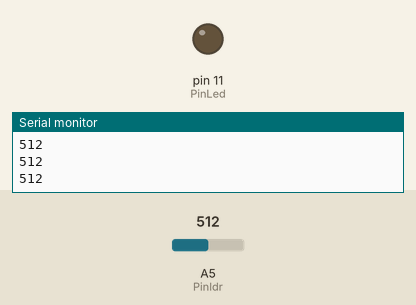
Simulated run of this sketch. Board: Arduino Uno, built with avr-gcc and run on an emulated ATmega328P. On the bench: output pins drawn as LEDs (lit = HIGH), the last lines printed to the serial monitor. The test bench sets the inputs (shaded band); at power-on: A5 (Pinldr) = 512.

Above: at 1.2 s.
1.3 s: A5 (Pinldr) set to 786
2.8 s: A5 (Pinldr) set to 811
At 3.9 s:
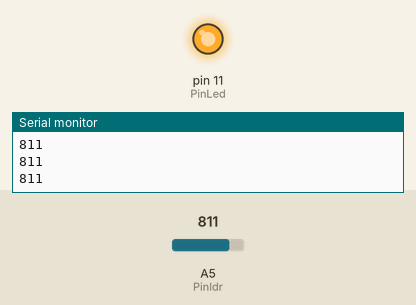
4.3 s: A5 (Pinldr) set to 790
At 5.3 s:
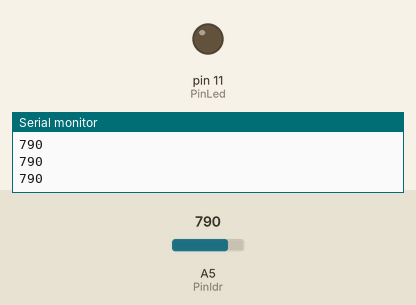
5.8 s: A5 (Pinldr) set to 810
At 6.5 s:
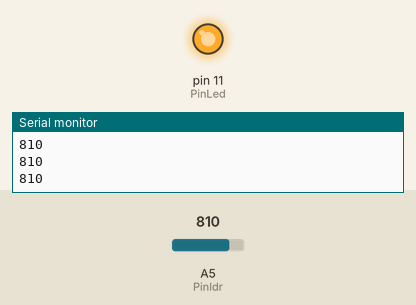
Timing chart, 0 to 8.3 s (numbered marks = the images above; inputs shaded):
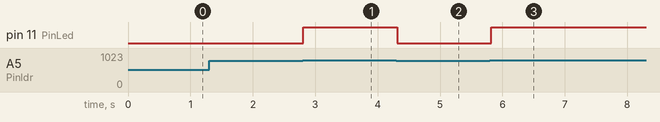

Measured:
- the behaviour switches between 799 and 800 on A5 (Pinldr) (found by bisection; images 0 and 1)
- after the input at 2.8 s, pin 11 (PinLed): LOW → HIGH at once
- after the input at 4.3 s, pin 11 (PinLed): HIGH → LOW at once
- after the input at 5.8 s, pin 11 (PinLed): LOW → HIGH at once

The sketch:

ldr.ino
```cpp
//Sensor de luz com LDR
int PinLed = 11; //Led conectado ao pino 11
int Pinldr = A5; //LDR conectado ao pino analógico 5
int Valorldr = 0; //variavel que ira receber o valor do LDR
void setup() {
pinMode(PinLed,OUTPUT); //define a porta 11 como saída
Serial.begin(9600); //Inicia a comunicação serial
}
void loop() {
//ler o valor do LDR
Valorldr = analogRead(Pinldr); //O valor lido será entre 0 e 1023
//se o valor lido for maior que 800, liga o led
if (Valorldr>= 800) digitalWrite(PinLed,HIGH);
// se não, apaga o led
else digitalWrite(PinLed,LOW);
//imprime o valor lido do LDR no monitor serial
Serial.println(Valorldr);
delay(100);
}
```
